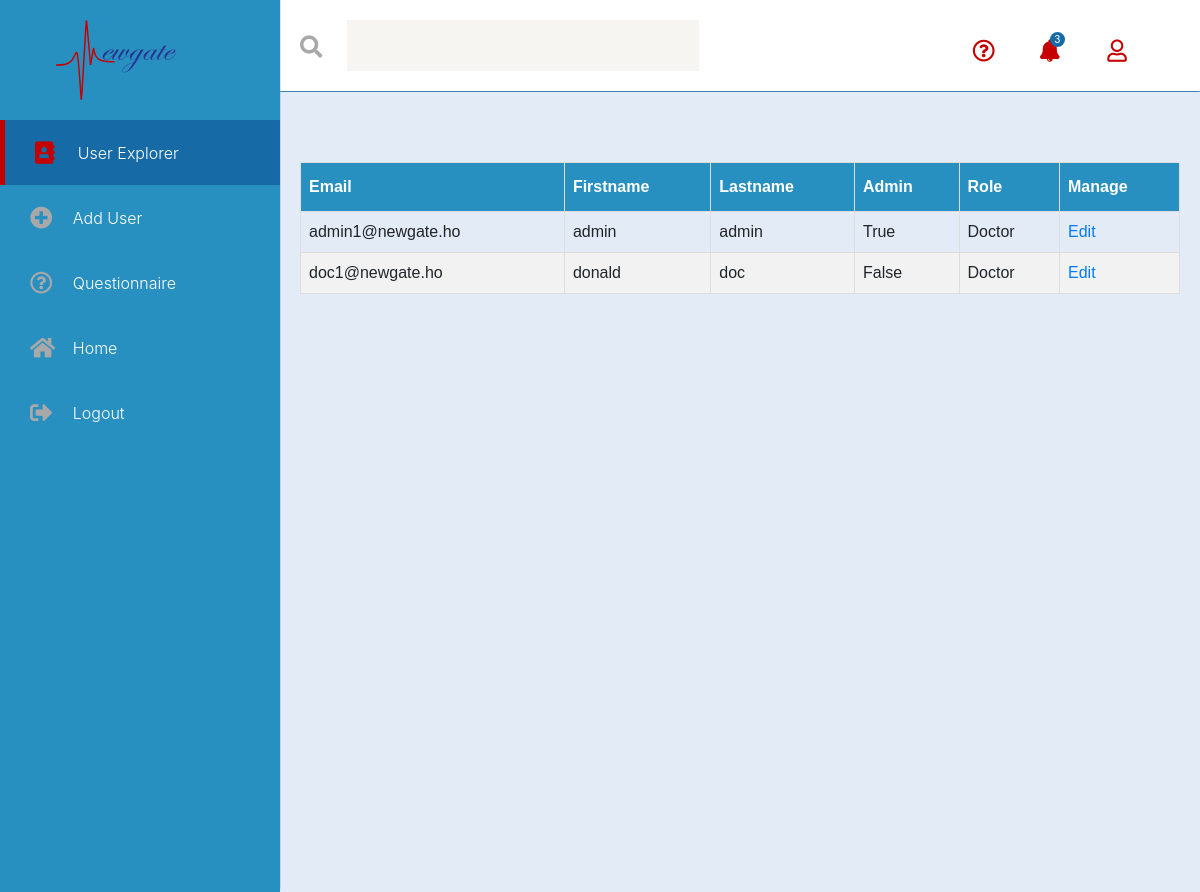
Page /admin/viewusers.php (signed in) on the committed database.
### tables this page shows
CREATE TABLE IF NOT EXISTS `tbl_users` (
  `ID` int(11) NOT NULL AUTO_INCREMENT,
  `email` varchar(255) NOT NULL,
  `firstname` varchar(255) NOT NULL,
  `lastname` varchar(255) NOT NULL,
  `password` varchar(255) NOT NULL,
  PRIMARY KEY (`ID`)
);

### classes/user.php (called while the page is built, shortened)
<?php
class User {
    public $id, $email, $firstname, $lastname, $role;
    function __construct($id, $email, $firstname, $lastname, $role){
        $this->id = $id;
        $this->email = $email;
        $this->firstname = $firstname;
        $this->lastname = $lastname;
        $this->role = $role;
    }
    static function getAllUsers($conn){
        $users = array();
        $stmt = $conn->query("SELECT * FROM tbl_users");
        $results = $stmt->fetchall(PDO::FETCH_ASSOC);
        foreach($results as $result){
            $id = $result["ID"];
            $stmt = $conn->query("SELECT role FROM tbl_roles WHERE userID = $id");
            $result2 = $stmt->fetchall(PDO::FETCH_ASSOC);
            $rolearray = array();
            foreach ($result2 as $row) {
                array_push($rolearray,$row["role"]);
            }
            $user = new User($id, $result["email"], $result["firstname"], $result["lastname"], $rolearray);
            array_push($users, $user);
        }
        return $users;
    }
    function isAdmin(){
        return in_array('ADMIN', $this->role);
    }
    function isDoctor(){
        return in_array('DOCTOR', $this->role);
    }
}

### admin/viewusers.php (the view, shortened to what this page needs)
<?php
require_once("../functions/conn.php");
require_once("../classes/user.php");
$conn = connect();
$users = User::getAllUsers($conn);
?>
<!DOCTYPE html>
<html lang="en">
<head>
    <link rel="stylesheet" type="text/css" media="screen" href="../assets/css/main.css"/>
    <link rel="stylesheet" type="text/css" media="screen" href="../assets/css/style.css"/>
    <link rel="stylesheet" href="https://use.fontawesome.com/releases/v5.0.13/css/all.css"
>
    <link rel="stylesheet" href="../assets/css/bootstrap.min.css">
    <link rel="stylesheet" href="../assets/web-fonts-with-css/css/fontawesome-all.css">
</head>
<body>
<section id="sideMenu">
    <img class="logo" src="../assets/images/newgate.svg" alt="logo here">
    <nav>
        <a href="#" class="active dash_btn"><i class="fas fa-address-book"></i>User Explorer</a>
        <a href="addusers.php" class="dash_btn"><i class="fas fa-plus-circle"></i>Add User</a>
        <a href="viewquestionnaires.php" class="dash_btn"><i class="far fa-question-circle"></i>Questionnaire</a>
        <a href="../pages/dashboard.php" class="dash_btn"><i class="fas fa-home"></i>Home</a>
        <a href="../logout.php" class="dash_btn"><i class="fas fa-sign-out-alt"></i>Logout</a>
    </nav>
</section>
<header>
    <div class="search-field">
        <i class="fas fa-search"></i>
        <input type="text" name="" value="">
    </div>
    <div class="user-field">
        <a href="#"><i class="b far fa-question-circle"></i></a>
        <a href="#" class="notification"><i class="b fas fa-bell"></i><span class="circle">3</span></a>
        <a href="#">
            <i class="b far fa-user"></i>
        </a>
    </div>
</header>
<section class="main-container">
    <div class = "stuff">
        <table class="genTab">
            <thead>
            <tr>
                <th>Email</th>
                <th>Firstname</th>
                <th>Lastname</th>
                <th>Admin</th>
                <th>Role</th>
                <th>Manage</th>
            </tr>
            </thead>
            <tbody>
            <?php foreach ($users as $user) {
                $admin = ($user->isAdmin())?"True":"False";
                $role = ($user->isDoctor())?"Doctor":"Support";
                echo <<<_END
            <tr>
                <td> $user->email</td>
                <td> $user->firstname</td>
                <td> $user->lastname</td>
                <td> $admin </td>
                <td> $role </td>
                <td> <a href="/newgate.ho/admin/editusers.php?id=$user->id">Edit </a></td>
            </tr>
_END;
            }
            ?>
            </tbody>
        </table>
    </div>
</section>
</body>
</html>

### assets/css/main.css (style rules this page uses)
::placeholder { color: #4975e9; }
.stuff { margin: 20px; }
.genTab { font-family: "Trebuchet MS", Arial, Helvetica, sans-serif; border-collapse: collapse; width: 100%; margin-top: 30px; }
.genTab td, .genTab th { border: 1px solid #ddd; padding: 8px; }
.genTab tr:nth-child(even) { background-color: #f2f2f2; }
.genTab th { padding-top: 12px; padding-bottom: 12px; text-align: left; background-color: #2890C1; color: white; }
td a { display: block; }

### assets/css/style.css (style rules this page uses)
* { box-sizing: border-box; }
body { font-family: 'Roboto', sans-serif; margin: 0; background: #E2EBF6; height: 100vh; }
header { background: white; margin-left: 280px; padding: 20px; box-shadow: 0 1px 5px 2px rgb(22, 107, 167); }
header .search-field { display: inline-block; width: 50%; color: #A8B1B8; }
header .search-field .fas, .far { transition: all 0.3s ease-in-out; }
header input[type="text"] { background: #F6F5F2; border: none; font-size: 1.3rem; color: #166BA7; padding: 10px; font-weight: 100; width: 80%; transition: all 0.3s ease-in-out; }
header .search-field:hover .fas, .far { color: #C50000; }
header .user-field { display: inline-block; float: right; padding: 10px; }
header .user-field a { display: inline-block; padding-right: 20px; text-decoration: none; }
.notification { position: relative; font-size: 20px; padding-top: 5px; }
.notification .circle { background: #166BA7; width: 15px; height: 15px; border-radius: 50%; display: inline-block; font-size: 10px; color: white; text-align: center; position: absolute; top: 2px; left: 10px; }
.logo { height: 120px; width: 120px; margin-left: 20%; }
#sideMenu { background: #2890C1; width: 280px; box-shadow: 0 -3px 1px rgb(77, 77, 77); position: absolute; bottom: 0; top: 0; z-index: 4; }
#sideMenu nav a { display: block; color: #FFFFFF; text-decoration: none; padding: 20px 30px; font-weight: 300; transition: all 0.3s ease-in-out; }
.dash_btn { transition: all 0.3s ease-in-out; }
.dash_btn:hover .fas, .far { color: #C50000; }
.active { background: #166BA7; border-left: 5px solid #C50000; padding: 15px 30px 15px 25px; }
.active .fas, .far { color: #C50000; }
.fas, .far { color: #A8A8A8; font-size: 1.4rem; margin-right: 0.8rem; display: inline-block; width: 30px; position: relative; top: 2px; }
.b { color: #C50000; }
.main-container { margin-left: 280px; margin-top: 1px; padding-top: 40px; background: #E2EBF6; height: 100%; }

### rows in the picture
tbl_users: email "admin1@newgate.ho", firstname "admin", lastname "admin", admin "True", role "Doctor"
tbl_users: email "doc1@newgate.ho", firstname "donald", lastname "doc", admin "False", role "Doctor"
